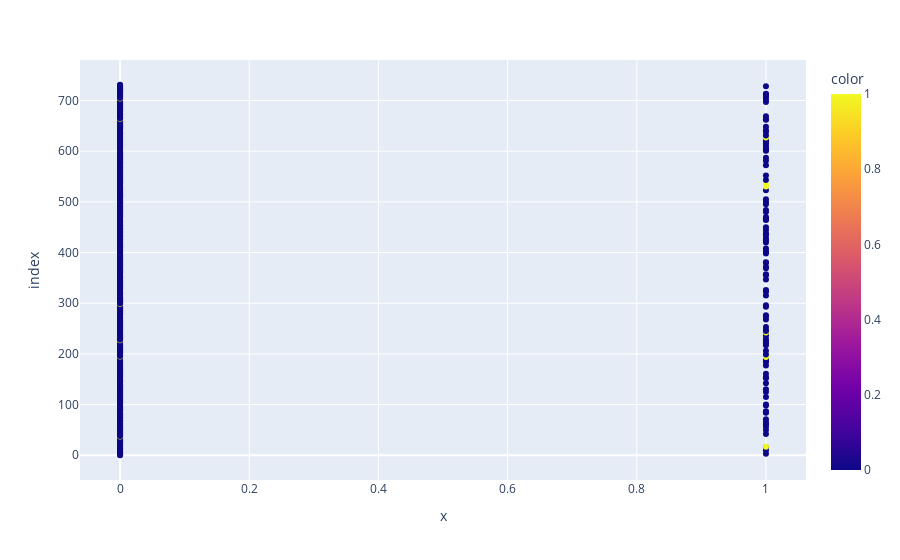

The cell this chart's notebook holds for it:
### Code cell
plt.scatter(X_test[:,9],y_test,c=y_pred)
px.scatter(X_test[:,9],y_test,color=y_pred)

### Figure 1 — Plotly figure (JSON) as saved in the notebook; plotly's stock layout.template omitted (floating-point values rounded to 4 significant figures; data arrays with more than 128 entries replaced by an {"elided": "..."} marker saying what was removed)
{"data": [{"hovertemplate": "x=%{x}<br>index=%{y}<br>color=%{marker.color}<extra></extra>", "legendgroup": "", "marker": {"color": {"elided": "732 int values"}, "coloraxis": "coloraxis", "symbol": "circle"}, "mode": "markers", "name": "", "orientation": "h", "showlegend": false, "type": "scatter", "x": {"elided": "732 int values"}, "xaxis": "x", "y": {"elided": "732 int values"}, "yaxis": "y"}], "layout": {"coloraxis": {"colorbar": {"title": {"text": "color"}}, "colorscale": [[0, "#0d0887"], [0.1111, "#46039f"], [0.2222, "#7201a8"], [0.3333, "#9c179e"], [0.4444, "#bd3786"], [0.5556, "#d8576b"], [0.6667, "#ed7953"], [0.7778, "#fb9f3a"], [0.8889, "#fdca26"], [1, "#f0f921"]]}, "legend": {"tracegroupgap": 0}, "margin": {"t": 60}, "xaxis": {"anchor": "y", "domain": [0, 1], "title": {"text": "x"}}, "yaxis": {"anchor": "x", "domain": [0, 1], "title": {"text": "index"}}}}
